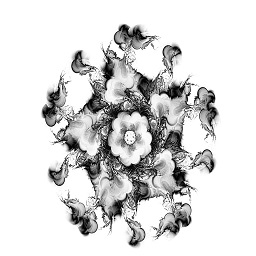
#> input picture Fractal Examples/compression/images/fractal.jpg, 256 x 256 px
$ python compression.py
#> lines starting #> are read from the running program, lines starting #| are printed output that depends on the picture
#> in gray_scale, img is the input picture: shape (256, 256, 3); min 0, max 255, mean 218
import matplotlib.pyplot as plt
import matplotlib.image as mpimg
from scipy import ndimage
from scipy import optimize
import numpy as np
import math
from pathlib import Path

path = Path(__file__).parent.resolve()


# Manipulate channels
def get_grayscale_image(img):
    return np.mean(img[:, :, :2], 2)


# Transformations
def reduce(img, factor):
#> called with factor = 4
    result = np.zeros((img.shape[0] // factor, img.shape[1] // factor))
    for i in range(result.shape[0]):
        for j in range(result.shape[1]):
            result[i, j] = np.mean(
                img[i*factor:(i+1)*factor, j*factor:(j+1)*factor])
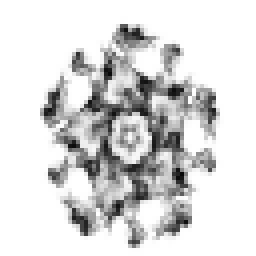
#> result: shape (64, 64) float64 (shown 4 times larger); min 9.19, max 255, mean 218
    return result


def rotate(img, angle):
    return ndimage.rotate(img, angle, reshape=False)


def flip(img, direction):
    return img[::direction, :]


def apply_transformation(img, direction, angle, contrast=1.0, brightness=0.0):
    return contrast*rotate(flip(img, direction), angle) + brightness


def find_contrast_and_brightness1(D, S):
    contrast = 0.75
    brightness = (np.sum(D - contrast*S)) / D.size
    return contrast, brightness


def find_contrast_and_brightness2(D, S):
    # Fit the contrast and the brightness
    A = np.concatenate(
        (np.ones((S.size, 1)), np.reshape(S, (S.size, 1))), axis=1)
    b = np.reshape(D, (D.size,))
    x, _, _, _ = np.linalg.lstsq(A, b)
    return x[1], x[0]


def generate_all_transformed_blocks(img, source_size, destination_size, step):
#> called with source_size = 8, destination_size = 4, step = 8
    factor = source_size // destination_size
    transformed_blocks = []
    for k in range((img.shape[0] - source_size) // step + 1):
        for l in range((img.shape[1] - source_size) // step + 1):
            S = reduce(img[k*step:k*step+source_size, l *
                       step:l*step+source_size], factor)
            for direction, angle in candidates:
                transformed_blocks.append(
                    (k, l, direction, angle, apply_transformation(S, direction, angle)))
#> after the loop, transformed_blocks = 512 items
    return transformed_blocks


def compress(img, source_size, destination_size, step):
    transformations = []
    transformed_blocks = generate_all_transformed_blocks(
        img, source_size, destination_size, step)
#> transformed_blocks = 512 items
    i_count = img.shape[0] // destination_size
#> i_count = 16
    j_count = img.shape[1] // destination_size
#> j_count = 16
    for i in range(i_count):
        transformations.append([])
        for j in range(j_count):
            print("{}/{} <---> {}/{}".format(i, i_count, j, j_count))
            transformations[i].append(None)
            min_d = float('inf')
            D = img[i*destination_size:(i+1)*destination_size,
                    j*destination_size:(j+1)*destination_size]
            for k, l, direction, angle, S in transformed_blocks:
                contrast, brightness = find_contrast_and_brightness2(D, S)
                S = contrast*S + brightness
                d = np.sum(np.square(D - S))
                if d < min_d:
                    min_d = d
                    transformations[i][j] = (
                        k, l, direction, angle, contrast, brightness)

    return transformations


def decompress(transformations, source_size, destination_size, step, nb_iter=8):
#> called with source_size = 8, destination_size = 4, step = 8, nb_iter = 8
    factor = source_size // destination_size
    height = len(transformations) * destination_size
    width = len(transformations[0]) * destination_size
    iterations = [np.random.randint(0, 256, (height, width))]
    cur_img = np.zeros((height, width))
    for i_iter in range(nb_iter):
        for i in range(len(transformations)):
            for j in range(len(transformations[i])):
                # Aplicar transformación
                k, l, flip, angle, contrast, brightness = transformations[i][j]
                S = reduce(
                    iterations[-1][k*step:k*step+source_size, l*step:l*step+source_size], factor)
                D = apply_transformation(S, flip, angle, contrast, brightness)
                cur_img[i*destination_size:(i+1)*destination_size,
                        j*destination_size:(j+1)*destination_size] = D
        iterations.append(cur_img)
        cur_img = np.zeros((height, width))
#> cur_img: shape (64, 64) float64; every value is 0
    return iterations


# Plot
def plot_iterations(iterations, target=None):
    plt.figure()
    nb_row = math.ceil(np.sqrt(len(iterations)))
    nb_cols = nb_row
    # Plot
    for i, img in enumerate(iterations):
        plt.subplot(nb_row, nb_cols, i+1)
        plt.imshow(img, cmap='gray', vmin=0, vmax=255, interpolation='none')
        if target is None:
            plt.title(str(i))
        else:
            plt.title(
                str(i) + ' (' + '{0:.2f}'.format(np.sqrt(np.mean(np.square(target - img)))) + ')')
        frame = plt.gca()
        frame.axes.get_xaxis().set_visible(False)
        frame.axes.get_yaxis().set_visible(False)
#> this loop made 9 passes
    plt.tight_layout()


# Parametros
directions = [1, -1]
angles = [0, 90, 180, 270]
candidates = [[direction, angle]
              for direction in directions for angle in angles]


def gray_scale():
    img = mpimg.imread(f'{path}/images/fractal.jpg')
    img = get_grayscale_image(img)
    plt.imshow(img, cmap='gray', interpolation='none')
    img = reduce(img, 4)
    transformations = compress(img, 8, 4, 8)
    iterations = decompress(transformations, 8, 4, 8)
    plot_iterations(iterations, img)
    plt.show()
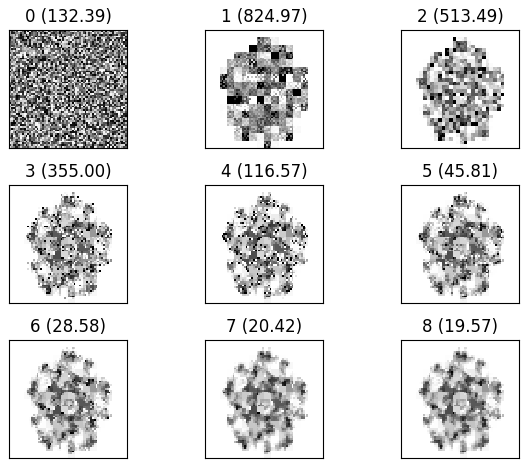
#> figure drawn by matplotlib, 9 panels


if __name__ == '__main__':
    gray_scale()
